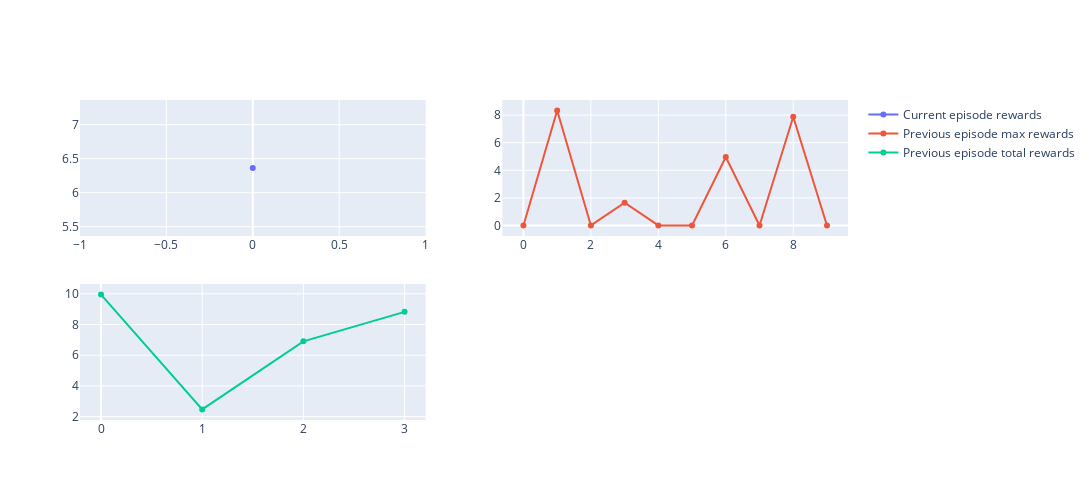
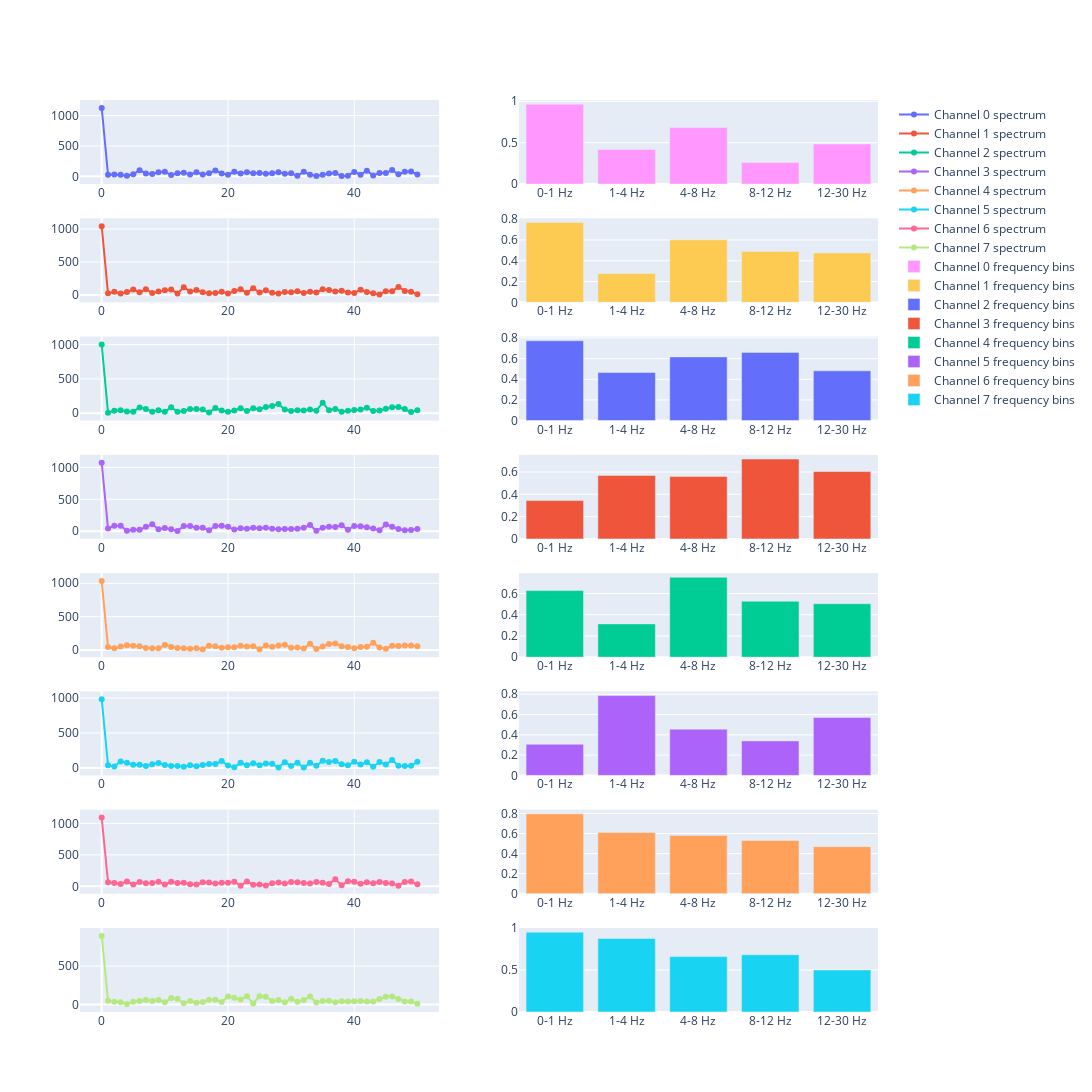

Notebook code for these charts, in order:
### Code cell
trainer.train(num_episodes=2)

### Figure 1 — Plotly figure (JSON) as saved in the notebook; plotly's stock layout.template omitted (floating-point values rounded to 4 significant figures)
{"data": [{"mode": "lines+markers", "name": "Current episode rewards", "type": "scatter", "x": [0], "xaxis": "x", "y": [6.363], "yaxis": "y"}, {"mode": "lines+markers", "name": "Previous episode max rewards", "type": "scatter", "x": [0, 1, 2, 3, 4, 5, 6, 7, 8, 9], "xaxis": "x2", "y": [0, 8.333, 0, 1.655, 0, 0, 4.967, 0, 7.884, 0], "yaxis": "y2"}, {"mode": "lines+markers", "name": "Previous episode total rewards", "type": "scatter", "x": [0, 1, 2, 3], "xaxis": "x3", "y": [9.952, 2.467, 6.904, 8.825], "yaxis": "y3"}], "layout": {"height": 500, "width": 2000, "xaxis": {"anchor": "y", "domain": [0, 0.45]}, "xaxis2": {"anchor": "y2", "domain": [0.55, 1]}, "xaxis3": {"anchor": "y3", "domain": [0, 0.45]}, "xaxis4": {"anchor": "y4", "domain": [0.55, 1]}, "yaxis": {"anchor": "x", "domain": [0.575, 1]}, "yaxis2": {"anchor": "x2", "domain": [0.575, 1]}, "yaxis3": {"anchor": "x3", "domain": [0, 0.425]}, "yaxis4": {"anchor": "x4", "domain": [0, 0.425]}}}

### Figure 2 — Plotly figure (JSON) as saved in the notebook; plotly's stock layout.template omitted (floating-point values rounded to 4 significant figures)
{"data": [{"mode": "lines+markers", "name": "Channel 0 spectrum", "type": "scatter", "x": [0, 1, 2, 3, 4, 5, 6, 7, 8, 9, 10, 11, 12, 13, 14, 15, 16, 17, 18, 19, 20, 21, 22, 23, 24, 25, 26, 27, 28, 29, 30, 31, 32, 33, 34, 35, 36, 37, 38, 39, 40, 41, 42, 43, 44, 45, 46, 47, 48, 49, 50], "xaxis": "x", "y": [1126.0, 26.65, 31.28, 25.08, 8.959, 34.5, 100.5, 47.05, 38.07, 67.1, 76.66, 20.3, 49.32, 60.69, 31.36, 68.19, 31.95, 52.48, 96.76, 46.59, 27.14, 75.24, 45.61, 69.06, 49.05, 56.11, 41.96, 52.17, 68.35, 41.58, 49.13, 8.019, 75.61, 27.78, 7.556, 27.46, 46.23, 55.78, 3.585, 11.73, 72.54, 27.4, 92.12, 15.14, 56.24, 54.54, 103.9, 33.36, 77.4, 78.15, 31.44], "yaxis": "y"}, {"mode": "lines+markers", "name": "Channel 1 spectrum", "type": "scatter", "x": [0, 1, 2, 3, 4, 5, 6, 7, 8, 9, 10, 11, 12, 13, 14, 15, 16, 17, 18, 19, 20, 21, 22, 23, 24, 25, 26, 27, 28, 29, 30, 31, 32, 33, 34, 35, 36, 37, 38, 39, 40, 41, 42, 43, 44, 45, 46, 47, 48, 49, 50], "xaxis": "x3", "y": [1043.0, 23.08, 48.2, 20.58, 44.25, 80.74, 39.27, 85.12, 30.45, 50.37, 68.81, 81.4, 21.96, 116.7, 49.83, 73.1, 40.28, 26.03, 27.46, 46.3, 21.24, 58.21, 84.05, 33.37, 101.0, 36.45, 69.07, 31.19, 19.83, 42.7, 39.97, 54.58, 28.58, 47.22, 37.24, 85.68, 75.95, 52.2, 62.96, 35.64, 29.45, 77.34, 44.99, 24.93, 7.442, 56.73, 56.97, 121.5, 60.87, 47.08, 10.64], "yaxis": "y3"}, {"mode": "lines+markers", "name": "Channel 2 spectrum", "type": "scatter", "x": [0, 1, 2, 3, 4, 5, 6, 7, 8, 9, 10, 11, 12, 13, 14, 15, 16, 17, 18, 19, 20, 21, 22, 23, 24, 25, 26, 27, 28, 29, 30, 31, 32, 33, 34, 35, 36, 37, 38, 39, 40, 41, 42, 43, 44, 45, 46, 47, 48, 49, 50], "xaxis": "x5", "y": [1002.0, 7.781, 34.73, 44.07, 24.89, 20.91, 84.32, 61.51, 23.03, 41.58, 19.57, 88.56, 22.24, 31.76, 61.73, 59.62, 53.67, 9.686, 76.19, 38.53, 20.14, 37.81, 73.28, 33.89, 71.61, 58.84, 91.98, 104.0, 133.4, 52.79, 32.94, 44.68, 39.25, 55.28, 36.52, 153.1, 42.49, 62.89, 22.95, 35.3, 45.69, 55.02, 78.7, 33.28, 38.73, 63.67, 88.03, 90.17, 59.82, 19.27, 42.02], "yaxis": "y5"}, {"mode": "lines+markers", "name": "Channel 3 spectrum", "type": "scatter", "x": [0, 1, 2, 3, 4, 5, 6, 7, 8, 9, 10, 11, 12, 13, 14, 15, 16, 17, 18, 19, 20, 21, 22, 23, 24, 25, 26, 27, 28, 29, 30, 31, 32, 33, 34, 35, 36, 37, 38, 39, 40, 41, 42, 43, 44, 45, 46, 47, 48, 49, 50], "xaxis": "x7", "y": [1073.0, 42.52, 84.57, 84.96, 5.458, 22.85, 21.91, 70.05, 108.1, 30.56, 49.62, 29.68, 3.755, 82.85, 81.27, 53.35, 52.32, 14.87, 80.83, 86.69, 67.84, 28.12, 46.0, 36.57, 54.02, 47.65, 54.24, 40.04, 31.8, 35.34, 34.81, 37.05, 55.36, 97.55, 7.306, 55.14, 69.78, 64.68, 92.17, 24.53, 82.04, 78.46, 60.83, 42.91, 14.83, 105.0, 70.22, 33.23, 14.4, 18.57, 35.12], "yaxis": "y7"}, {"mode": "lines+markers", "name": "Channel 4 spectrum", "type": "scatter", "x": [0, 1, 2, 3, 4, 5, 6, 7, 8, 9, 10, 11, 12, 13, 14, 15, 16, 17, 18, 19, 20, 21, 22, 23, 24, 25, 26, 27, 28, 29, 30, 31, 32, 33, 34, 35, 36, 37, 38, 39, 40, 41, 42, 43, 44, 45, 46, 47, 48, 49, 50], "xaxis": "x9", "y": [1034.0, 44.04, 25.93, 52.63, 71.07, 63.14, 55.98, 29.34, 25.04, 27.98, 73.96, 45.59, 28.66, 27.35, 19.67, 26.06, 13.19, 63.71, 56.92, 35.12, 41.2, 42.47, 63.4, 53.36, 58.41, 12.02, 68.28, 49.3, 67.02, 78.85, 33.47, 38.53, 24.03, 92.45, 16.89, 51.87, 88.87, 97.91, 58.31, 45.39, 27.59, 47.07, 47.5, 108.3, 37.27, 20.71, 63.38, 59.91, 68.89, 65.92, 57.88], "yaxis": "y9"}, {"mode": "lines+markers", "name": "Channel 5 spectrum", "type": "scatter", "x": [0, 1, 2, 3, 4, 5, 6, 7, 8, 9, 10, 11, 12, 13, 14, 15, 16, 17, 18, 19, 20, 21, 22, 23, 24, 25, 26, 27, 28, 29, 30, 31, 32, 33, 34, 35, 36, 37, 38, 39, 40, 41, 42, 43, 44, 45, 46, 47, 48, 49, 50], "xaxis": "x11", "y": [981.4, 40.74, 24.37, 96.04, 77.1, 48.47, 46.42, 29.56, 55.81, 72.14, 44.14, 31.76, 29.89, 21.21, 39.28, 27.07, 45.32, 60.0, 57.18, 101.9, 36.47, 14.09, 75.34, 39.89, 70.41, 40.39, 66.6, 63.57, 10.26, 84.04, 30.95, 75.54, 8.795, 75.33, 33.09, 104.6, 86.44, 100.1, 54.41, 40.31, 90.06, 50.91, 82.84, 17.77, 86.54, 51.5, 115.6, 34.99, 30.55, 33.47, 89.88], "yaxis": "y11"}, {"mode": "lines+markers", "name": "Channel 6 spectrum", "type": "scatter", "x": [0, 1, 2, 3, 4, 5, 6, 7, 8, 9, 10, 11, 12, 13, 14, 15, 16, 17, 18, 19, 20, 21, 22, 23, 24, 25, 26, 27, 28, 29, 30, 31, 32, 33, 34, 35, 36, 37, 38, 39, 40, 41, 42, 43, 44, 45, 46, 47, 48, 49, 50], "xaxis": "x13", "y": [1092.0, 65.24, 54.07, 38.46, 77.77, 27.73, 70.58, 47.23, 54.17, 72.67, 29.77, 72.91, 52.19, 55.56, 32.01, 26.94, 64.46, 58.79, 43.19, 56.92, 56.24, 72.99, 10.51, 77.54, 24.41, 30.2, 12.35, 47.64, 61.72, 44.17, 70.15, 65.37, 50.83, 44.17, 68.13, 56.31, 36.31, 111.1, 16.76, 82.29, 73.98, 39.35, 63.27, 49.18, 69.32, 52.28, 43.39, 8.714, 70.1, 74.94, 33.76], "yaxis": "y13"}, {"mode": "lines+markers", "name": "Channel 7 spectrum", "type": "scatter", "x": [0, 1, 2, 3, 4, 5, 6, 7, 8, 9, 10, 11, 12, 13, 14, 15, 16, 17, 18, 19, 20, 21, 22, 23, 24, 25, 26, 27, 28, 29, 30, 31, 32, 33, 34, 35, 36, 37, 38, 39, 40, 41, 42, 43, 44, 45, 46, 47, 48, 49, 50], "xaxis": "x15", "y": [894.9, 49.63, 36.13, 30.19, 5.753, 37.05, 47.05, 59.96, 46.44, 60.08, 28.83, 83.81, 75.32, 15.31, 47.07, 22.96, 32.8, 61.97, 62.98, 31.14, 105.5, 88.34, 65.48, 108.5, 13.46, 108.2, 100.6, 46.36, 58.97, 28.13, 75.43, 36.16, 58.51, 104.8, 24.79, 45.51, 48.09, 27.65, 41.61, 38.33, 43.17, 43.94, 38.27, 39.44, 72.25, 101.3, 105.8, 73.24, 38.97, 40.12, 9.48], "yaxis": "y15"}, {"name": "Channel 0 frequency bins", "type": "bar", "x": ["0-1 Hz", "1-4 Hz", "4-8 Hz", "8-12 Hz", "12-30 Hz"], "xaxis": "x2", "y": [0.9641, 0.4178, 0.6818, 0.261, 0.4844], "yaxis": "y2"}, {"name": "Channel 1 frequency bins", "type": "bar", "x": ["0-1 Hz", "1-4 Hz", "4-8 Hz", "8-12 Hz", "12-30 Hz"], "xaxis": "x4", "y": [0.7679, 0.2769, 0.601, 0.4892, 0.4755], "yaxis": "y4"}, {"name": "Channel 2 frequency bins", "type": "bar", "x": ["0-1 Hz", "1-4 Hz", "4-8 Hz", "8-12 Hz", "12-30 Hz"], "xaxis": "x6", "y": [0.773, 0.4659, 0.617, 0.6605, 0.4815], "yaxis": "y6"}, {"name": "Channel 3 frequency bins", "type": "bar", "x": ["0-1 Hz", "1-4 Hz", "4-8 Hz", "8-12 Hz", "12-30 Hz"], "xaxis": "x8", "y": [0.3439, 0.5694, 0.56, 0.7166, 0.6043], "yaxis": "y8"}, {"name": "Channel 4 frequency bins", "type": "bar", "x": ["0-1 Hz", "1-4 Hz", "4-8 Hz", "8-12 Hz", "12-30 Hz"], "xaxis": "x10", "y": [0.6277, 0.3137, 0.7527, 0.5268, 0.504], "yaxis": "y10"}, {"name": "Channel 5 frequency bins", "type": "bar", "x": ["0-1 Hz", "1-4 Hz", "4-8 Hz", "8-12 Hz", "12-30 Hz"], "xaxis": "x12", "y": [0.3069, 0.7871, 0.4565, 0.3408, 0.5711], "yaxis": "y12"}, {"name": "Channel 6 frequency bins", "type": "bar", "x": ["0-1 Hz", "1-4 Hz", "4-8 Hz", "8-12 Hz", "12-30 Hz"], "xaxis": "x14", "y": [0.7962, 0.6096, 0.5816, 0.5307, 0.4692], "yaxis": "y14"}, {"name": "Channel 7 frequency bins", "type": "bar", "x": ["0-1 Hz", "1-4 Hz", "4-8 Hz", "8-12 Hz", "12-30 Hz"], "xaxis": "x16", "y": [0.9505, 0.8753, 0.6593, 0.6818, 0.5003], "yaxis": "y16"}], "layout": {"height": 1500, "width": 2000, "xaxis": {"anchor": "y", "domain": [0, 0.45]}, "xaxis10": {"anchor": "y10", "domain": [0.55, 1]}, "xaxis11": {"anchor": "y11", "domain": [0, 0.45]}, "xaxis12": {"anchor": "y12", "domain": [0.55, 1]}, "xaxis13": {"anchor": "y13", "domain": [0, 0.45]}, "xaxis14": {"anchor": "y14", "domain": [0.55, 1]}, "xaxis15": {"anchor": "y15", "domain": [0, 0.45]}, "xaxis16": {"anchor": "y16", "domain": [0.55, 1]}, "xaxis2": {"anchor": "y2", "domain": [0.55, 1]}, "xaxis3": {"anchor": "y3", "domain": [0, 0.45]}, "xaxis4": {"anchor": "y4", "domain": [0.55, 1]}, "xaxis5": {"anchor": "y5", "domain": [0, 0.45]}, "xaxis6": {"anchor": "y6", "domain": [0.55, 1]}, "xaxis7": {"anchor": "y7", "domain": [0, 0.45]}, "xaxis8": {"anchor": "y8", "domain": [0.55, 1]}, "xaxis9": {"anchor": "y9", "domain": [0, 0.45]}, "yaxis": {"anchor": "x", "domain": [0.9078, 1.0]}, "yaxis10": {"anchor": "x10", "domain": [0.3891, 0.4813]}, "yaxis11": {"anchor": "x11", "domain": [0.2594, 0.3516]}, "yaxis12": {"anchor": "x12", "domain": [0.2594, 0.3516]}, "yaxis13": {"anchor": "x13", "domain": [0.1297, 0.2219]}, "yaxis14": {"anchor": "x14", "domain": [0.1297, 0.2219]}, "yaxis15": {"anchor": "x15", "domain": [0, 0.09219]}, "yaxis16": {"anchor": "x16", "domain": [0, 0.09219]}, "yaxis2": {"anchor": "x2", "domain": [0.9078, 1.0]}, "yaxis3": {"anchor": "x3", "domain": [0.7781, 0.8703]}, "yaxis4": {"anchor": "x4", "domain": [0.7781, 0.8703]}, "yaxis5": {"anchor": "x5", "domain": [0.6484, 0.7406]}, "yaxis6": {"anchor": "x6", "domain": [0.6484, 0.7406]}, "yaxis7": {"anchor": "x7", "domain": [0.5188, 0.6109]}, "yaxis8": {"anchor": "x8", "domain": [0.5188, 0.6109]}, "yaxis9": {"anchor": "x9", "domain": [0.3891, 0.4813]}}}
